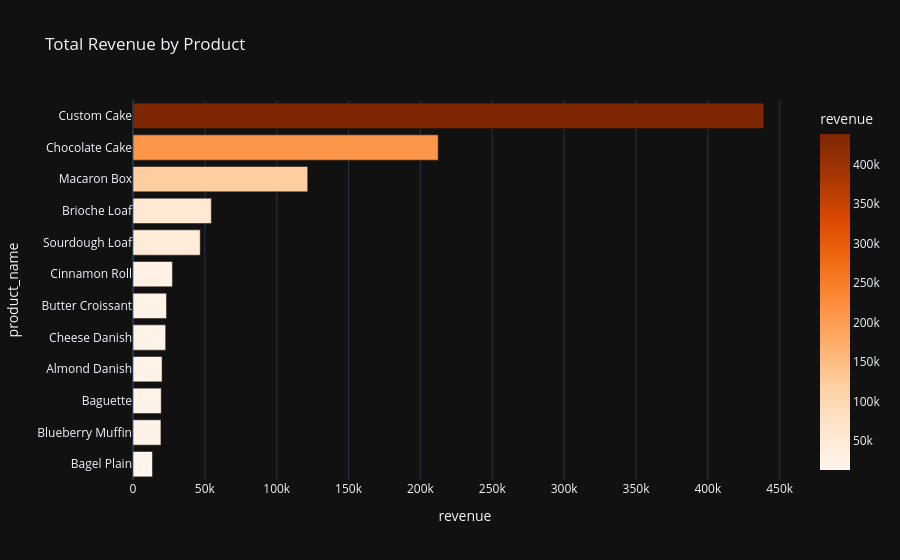

The cell this chart's notebook holds for it:
### Markdown cell above
##### Top products by revenue:

### Code cell
top_products = sales.groupby("product_name")["revenue"].sum().sort_values(ascending=True).reset_index()

fig = px.bar(
    top_products, x="revenue", y="product_name",
    orientation="h",
    title="Total Revenue by Product",
    template="plotly_dark",
    color="revenue",
    color_continuous_scale="Oranges"
)
fig.show()

### Figure 1 — Plotly figure (JSON) as saved in the notebook; plotly's stock layout.template omitted (floating-point values rounded to 4 significant figures)
{"data": [{"hovertemplate": "revenue=%{marker.color}<br>product_name=%{y}<extra></extra>", "legendgroup": "", "marker": {"color": [13540.0, 19440.0, 19650.0, 20230.0, 22730.0, 23320.0, 27440.0, 46790.0, 54510.0, 121600.0, 212400.0, 438900.0], "coloraxis": "coloraxis", "pattern": {"shape": ""}}, "name": "", "orientation": "h", "showlegend": false, "textposition": "auto", "type": "bar", "x": [13540.0, 19440.0, 19650.0, 20230.0, 22730.0, 23320.0, 27440.0, 46790.0, 54510.0, 121600.0, 212400.0, 438900.0], "xaxis": "x", "y": ["Bagel Plain", "Blueberry Muffin", "Baguette", "Almond Danish", "Cheese Danish", "Butter Croissant", "Cinnamon Roll", "Sourdough Loaf", "Brioche Loaf", "Macaron Box", "Chocolate Cake", "Custom Cake"], "yaxis": "y"}], "layout": {"barmode": "relative", "coloraxis": {"colorbar": {"title": {"text": "revenue"}}, "colorscale": [[0, "rgb(255,245,235)"], [0.125, "rgb(254,230,206)"], [0.25, "rgb(253,208,162)"], [0.375, "rgb(253,174,107)"], [0.5, "rgb(253,141,60)"], [0.625, "rgb(241,105,19)"], [0.75, "rgb(217,72,1)"], [0.875, "rgb(166,54,3)"], [1, "rgb(127,39,4)"]]}, "legend": {"tracegroupgap": 0}, "title": {"text": "Total Revenue by Product"}, "xaxis": {"anchor": "y", "domain": [0, 1], "title": {"text": "revenue"}}, "yaxis": {"anchor": "x", "domain": [0, 1], "title": {"text": "product_name"}}}}
